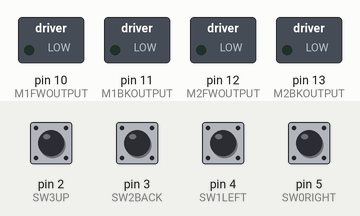
Recording of a sketch running on a simulated Arduino Uno, built with avr-gcc and run on an emulated ATmega328P. Parts: switched loads named in the sketch (green lamp = pin HIGH). The test bench sets the inputs (shaded band); at power-on: pin 2 (SW3UP), pin 3 (SW2BACK), pin 4 (SW1LEFT), pin 5 (SW0RIGHT) LOW.

Above: at 1.2 s.
1.3 s: pin 2 (SW3UP) pulled HIGH for 0.15 s
At 1.8 s:
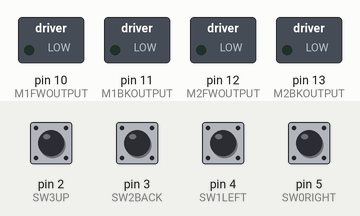
2.9 s: pin 3 (SW2BACK) pulled HIGH for 0.15 s
At 4.2 s:
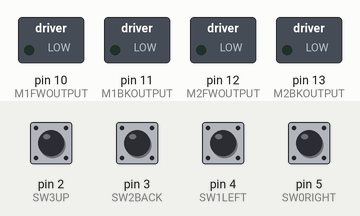
4.5 s: pin 4 (SW1LEFT) pulled HIGH for 0.15 s
At 5.5 s:
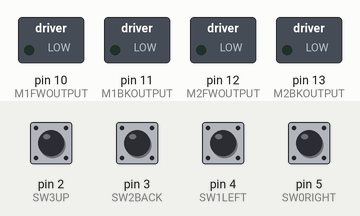
6.1 s: pin 5 (SW0RIGHT) pulled HIGH for 0.15 s
At 6.7 s:
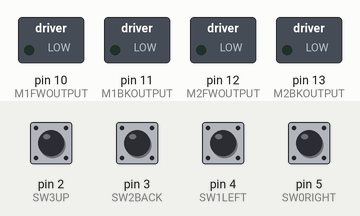
Timing chart, 0 to 8.7 s (numbered marks = the images above; inputs shaded):
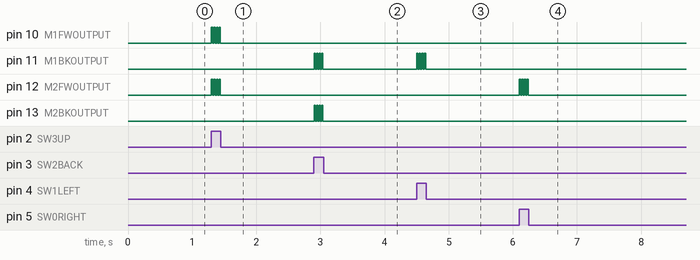

The sketch:

RC_CAR_FW_BK_ELSIF.ino
```cpp
// HERE INPUTS ARE 2,3,4 AND 5 AND OUTPUTS ARE 10,11,12,13(ON ARDUINO BOARD)
const int SW3UP = 2;     //SW1LEFT_IN FOR FORWARDS(MOTOR 1 AND 2 WILL START FORWARDS)
const int SW2BACK = 3;      //M1BK_IN FOR BACKWARDS(MOTOR 1 AND 2 WILL START BACKWARDS)
const int SW1LEFT = 4;        //FOR TURN(MOTOR 1 WILL START)
const int SW0RIGHT = 5;        //FOR TURN(MOTOR 2 WILL START)
const int M1FWOUTPUT = 10;  //
const int M1BKOUTPUT = 11;  //
const int M2FWOUTPUT = 12;   //
const int M2BKOUTPUT = 13;   //
//const int M121=9;
//const int M122=8;

// variable for reading the pushbutton status
int buttonState1 = 0;
int buttonState2 = 0;
int buttonState3 = 0;
int buttonState4 = 0;
void setup() {
  // initialize the motor pins(10,11,12,13) as outputs:
  pinMode(M1FWOUTPUT, OUTPUT);
  pinMode(M1BKOUTPUT, OUTPUT);
  pinMode(M2FWOUTPUT, OUTPUT);
  pinMode(M2BKOUTPUT, OUTPUT);
  // initialize the motor pins(2,3,4,5) as inputs:
  pinMode(SW3UP, INPUT);
  pinMode(SW2BACK, INPUT);
  pinMode(SW1LEFT, INPUT);
  pinMode(SW0RIGHT, INPUT);
}

void loop() {

  buttonState1 = digitalRead(SW3UP);
  buttonState2 = digitalRead(SW2BACK);
  buttonState3 = digitalRead(SW1LEFT);
  buttonState4 = digitalRead(SW0RIGHT);

  if (buttonState1 == HIGH)
  {
  PORTB = B00010100;
  delay (20);
  PORTB = B00000000;
  delay (20);
  } else if (buttonState2 == HIGH)
         {
          PORTB = B00101000;
          delay (20);
          PORTB = B00000000;
          delay (20);
         } else if (buttonState3 == HIGH)
                {
                PORTB = B00001000;
                delay (20);
                PORTB = B00000000;
                delay (20);
                } else if (buttonState4 == HIGH)
                        {
                          PORTB=B00010000;
                          delay (20);
                          PORTB = B00000000;
                          delay (20);
                        }else
                          {
                          PORTB=B00000000;
                          }
}
```

Measured:
- after the input at 1.3 s, pin 10 (M1FWOUTPUT), pin 12 (M2FWOUTPUT): alternates HIGH for 0.02 s and LOW for 0.02 s, 8 changes in all, then stays LOW, starting at once
- after the input at 2.9 s, pin 11 (M1BKOUTPUT), pin 13 (M2BKOUTPUT): alternates HIGH for 0.02 s and LOW for 0.02 s, 8 changes in all, then stays LOW, starting at once
- after the input at 4.5 s, pin 11 (M1BKOUTPUT): alternates HIGH for 0.02 s and LOW for 0.02 s, 8 changes in all, then stays LOW, starting at once
- after the input at 6.1 s, pin 12 (M2FWOUTPUT): alternates HIGH for 0.02 s and LOW for 0.02 s, 8 changes in all, then stays LOW, starting at once
